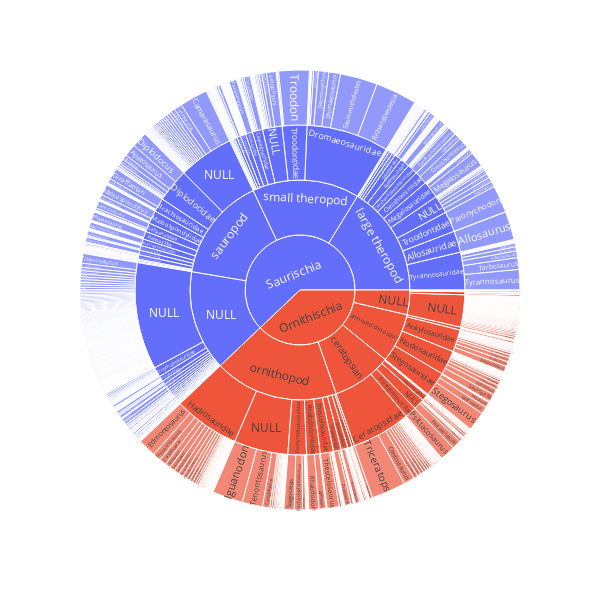

Notebook code for this chart:
### Code cell
import plotly.express as px
# Create a sunburst chart
fig = px.sunburst(dinosaurs, path=['class', 'type', 'family','name'])
fig.update_layout(
    width=600,  
    height=600  
)
fig.show()

### Figure 1 — Plotly figure (JSON) as saved in the notebook; plotly's stock layout.template omitted (floating-point values rounded to 4 significant figures; data arrays with more than 128 entries replaced by an {"elided": "..."} marker saying what was removed)
{"data": [{"branchvalues": "total", "domain": {"x": [0, 1], "y": [0, 1]}, "hovertemplate": "labels=%{label}<br>count=%{value}<br>parent=%{parent}<br>id=%{id}<extra></extra>", "ids": {"elided": "1143 str values"}, "labels": {"elided": "1143 str values"}, "name": "", "parents": {"elided": "1143 str values"}, "type": "sunburst", "values": {"elided": "1143 int values"}}], "layout": {"height": 600, "legend": {"tracegroupgap": 0}, "margin": {"t": 60}, "width": 600}}
